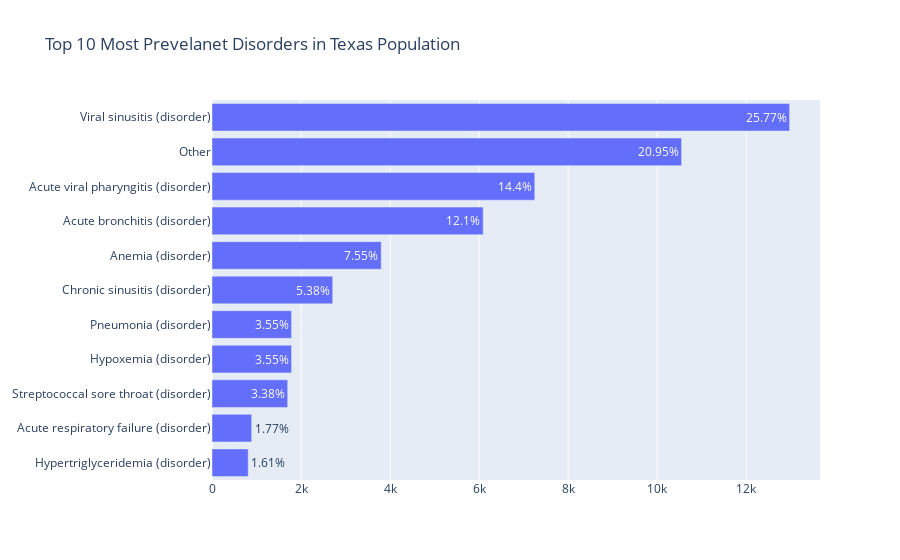

Notebook code cell kept with this figure:
### Code cell
import numpy as np

def dec_to_pct(decimal):
    return '{}%'.format(np.round(decimal * 100, 2))

# assumes cat_cts index is category name (i.e. result of a counting function)
def simplify_cats(cat_cts, n=10, val_col='ENCOUNTER'):
    if cat_cts.shape[0] < n:
        return cat_cts.sort_values(by=val_col, ascending=True)
    else:
        top_cats = set(cat_cts.sort_values(by=val_col, ascending=False).index.tolist()[:n])
        cat_cts['new_cat'] = [x if x in top_cats else 'Other' for x in cat_cts.index]
        cat_cts = cat_cts.groupby('new_cat').sum()        
        return cat_cts.sort_values(by=val_col, ascending=True)

disorders = set(filter(lambda x: x.endswith('(disorder)'), all_conds))
findings = set(filter(lambda x: x.endswith('(finding)'), all_conds))
situations = set(filter(lambda x: x.endswith('(situation)'), all_conds))

d_cts = cond_cts.filter(items=disorders, axis=0)
# f_cts = cond_cts[cond_cts['Condition'].isin(findings)]
# s_cts = cond_cts[cond_cts['Condition'].isin(situations)]

MAX_CATS = 10
d_cts = simplify_cats(d_cts, MAX_CATS)
# d_cts = simplify_cats(d_cts, MAX_CATS)
# d_cts = simplify_cats(d_cts, MAX_CATS)

#d_cts
pcts = [dec_to_pct(val[0] / d_cts.sum()[0]) for val in d_cts.values]
dis_tr = go.Bar(x=d_cts['ENCOUNTER'], y=d_cts.index, orientation='h', text=pcts, textposition='auto')
d_fig = go.Figure(dis_tr)
d_fig.update_layout(barmode='stack', 
                   title_text='Top 10 Most Prevelanet Disorders in Texas Population')

### Figure 1 — Plotly figure (JSON) as saved in the notebook; plotly's stock layout.template omitted (floating-point values rounded to 4 significant figures)
{"data": [{"orientation": "h", "text": ["1.61%", "1.77%", "3.38%", "3.55%", "3.55%", "5.38%", "7.55%", "12.1%", "14.4%", "20.95%", "25.77%"], "textposition": "auto", "type": "bar", "x": [813, 891, 1700, 1787, 1787, 2711, 3801, 6091, 7249, 10547, 12973], "y": ["Hypertriglyceridemia (disorder)", "Acute respiratory failure (disorder)", "Streptococcal sore throat (disorder)", "Hypoxemia (disorder)", "Pneumonia (disorder)", "Chronic sinusitis (disorder)", "Anemia (disorder)", "Acute bronchitis (disorder)", "Acute viral pharyngitis (disorder)", "Other", "Viral sinusitis (disorder)"]}], "layout": {"barmode": "stack", "title": {"text": "Top 10 Most Prevelanet Disorders in Texas Population"}}}
